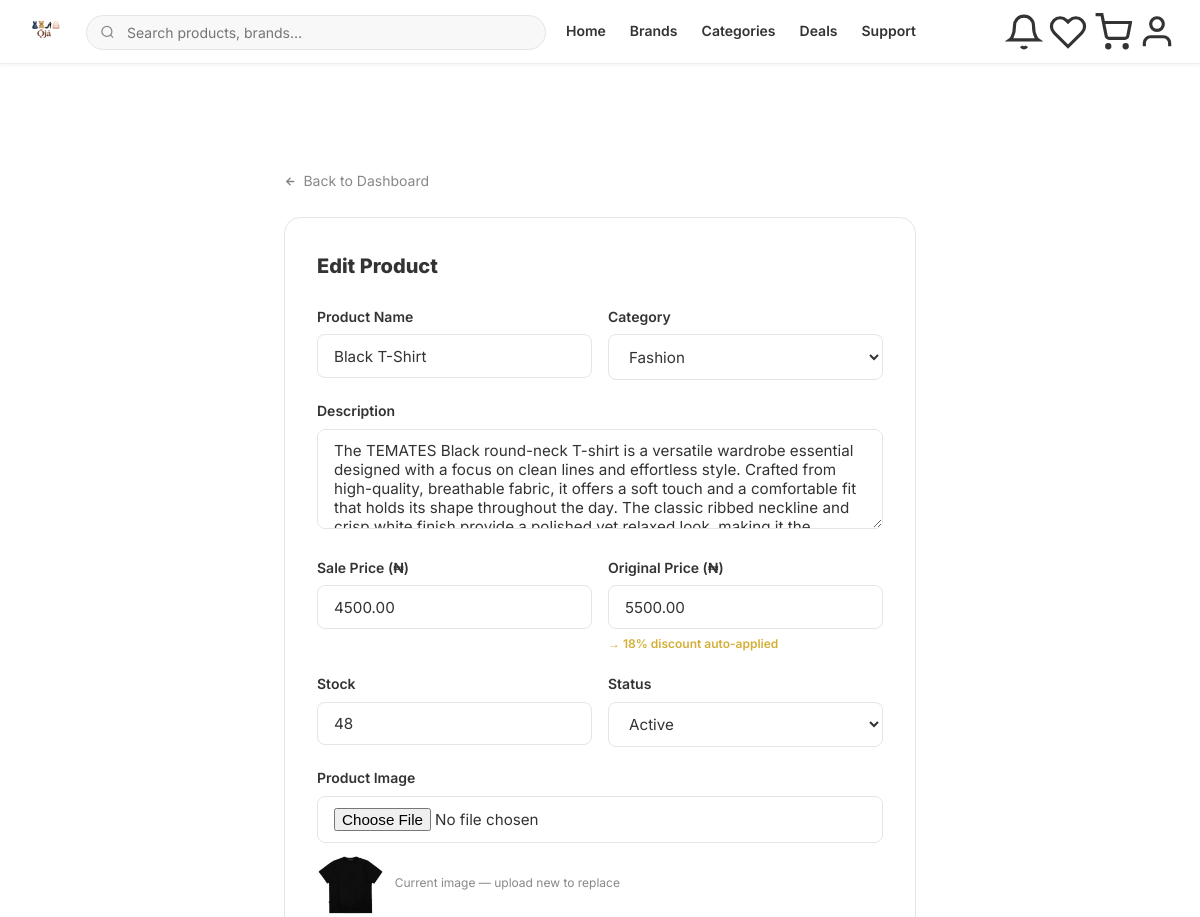
/product/4/edit/ (signed in, upper part), run on an earlier commit of the app's database.
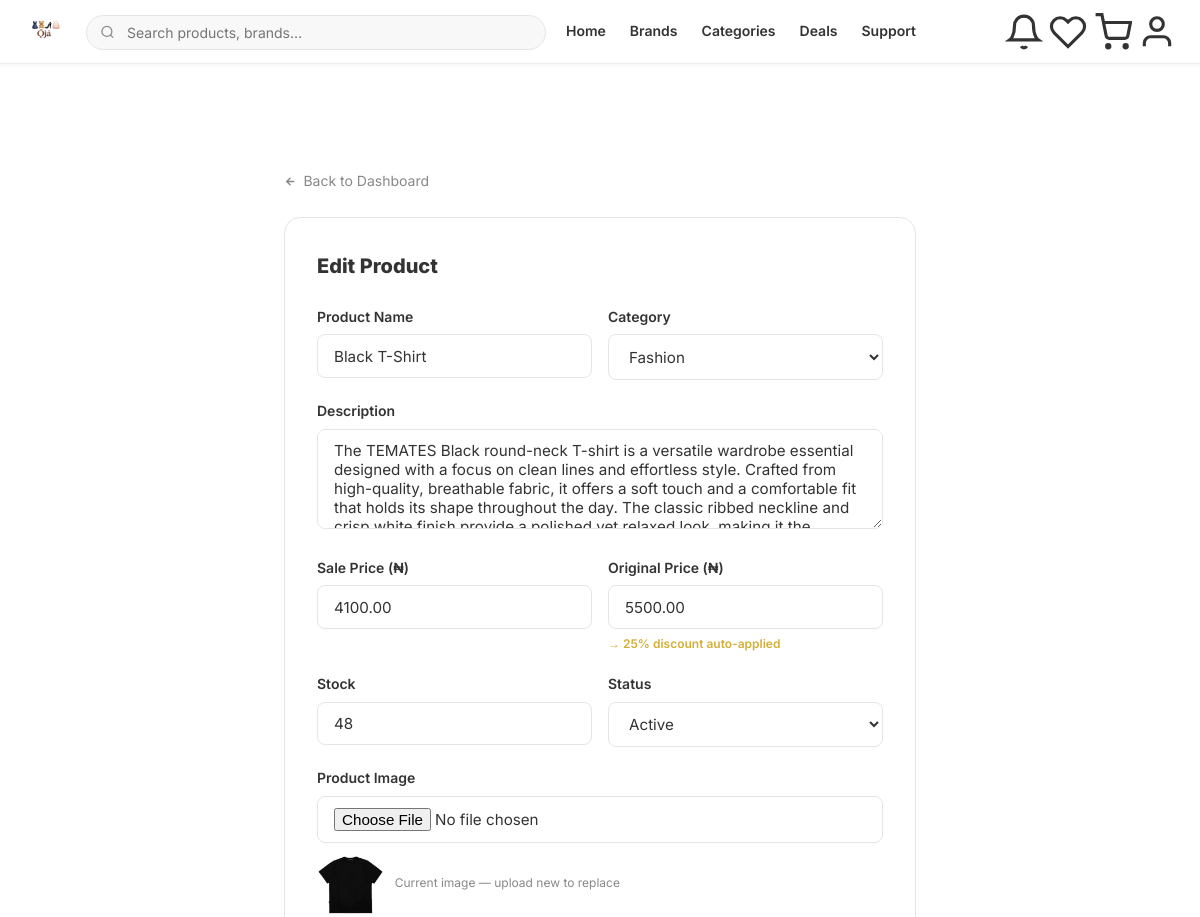
And on a later commit of the database.
### marketplace/models.py (models this page shows, shortened)
class Product(models.Model):
    STATUS_CHOICES = [
        ('active', 'Active'), ('inactive', 'Inactive'), ('draft', 'Draft'),
    ]
    brand = models.ForeignKey(Brand, on_delete=models.CASCADE, related_name='products')
    category = models.ForeignKey(Category, on_delete=models.SET_NULL, null=True, related_name='products')
    name = models.CharField(max_length=200)
    description = models.TextField(blank=True)
    price = models.DecimalField(max_digits=12, decimal_places=2)
    original_price = models.DecimalField(max_digits=12, decimal_places=2)
    image = models.ImageField(upload_to='products/', blank=True, null=True)
    stock = models.PositiveIntegerField(default=0)
    status = models.CharField(max_length=10, choices=STATUS_CHOICES, default='active')
    sales = models.PositiveIntegerField(default=0)
    is_promoted = models.BooleanField(default=False)
    discount = models.PositiveIntegerField(default=0)
    deal_ends_at = models.DateTimeField(blank=True, null=True)
    shipping_info = models.CharField(max_length=200, default='Campus delivery available')
    warranty = models.CharField(max_length=200, default='1-year warranty included')
    return_policy = models.CharField(max_length=200, default='30-day return policy')
    created_at = models.DateTimeField(auto_now_add=True)
    updated_at = models.DateTimeField(auto_now=True)

### marketplace/views.py (the view)
# urls.py: path('product/<int:product_id>/edit/', views.edit_product, name='edit_product'),
@login_required
def edit_product(request, product_id):
    product = get_object_or_404(Product, id=product_id, brand__seller=request.user)
    if request.method == 'POST':
        if request.POST.get('action') == 'delete':
            product.delete()
            messages.success(request, 'Product deleted.')
            return redirect('seller_profile')
        form = ProductForm(request.POST, request.FILES, instance=product)
        if form.is_valid():
            form.save()
            messages.success(request, 'Product updated.')
            return redirect('seller_profile')
    else:
        form = ProductForm(instance=product)
    return render(request, 'marketplace/product_edit.html', {'form': form, 'product': product})

### marketplace/context_processors.py (called while the page is built)
def cart_context(request):
    if request.user.is_authenticated:
        cart_count = CartItem.objects.filter(user=request.user).values_list(
            'quantity', flat=True
        )
        return {'cart_count': sum(cart_count)}
    return {'cart_count': 0}

def notification_context(request):
    if request.user.is_authenticated:
        unread_count = Notification.objects.filter(
            recipient=request.user,  # only personal notifications, not broadcasts
            is_read=False
        ).count()
        return {'unread_notifications': unread_count}
    return {'unread_notifications': 0}

### marketplace/models.py (called while the page is built)
    def __str__(self):
        return self.name

### marketplace/templates/marketplace/product_edit.html (shortened to what this page needs)
{% extends 'marketplace/base.html' %}
{% block content %}
<div style="padding-top:74px">
<div class="pe-wrap">
  <a href="{% url 'seller_profile' %}" class="pe-back">
    <svg width="13" height="13" viewBox="0 0 24 24" fill="none" stroke="currentColor" stroke-width="2.5"><path d="M19 12H5M12 5l-7 7 7 7"/></svg>
    Back to Dashboard
  </a>
  <div class="pe-card">
    <div class="pe-title">Edit Product</div>
    <form method="post" enctype="multipart/form-data" id="editForm">
      <div class="form-row">
        <div class="form-group"><label>Product Name</label>{{ form.name }}</div>
        <div class="form-group"><label>Category</label>{{ form.category }}</div>
      </div>
      <div class="form-group"><label>Description</label>{{ form.description }}</div>
      <div class="form-row">
        <div class="form-group">
          <label>Sale Price (₦)</label>{{ form.price }}
        </div>
        <div class="form-group">
          <label>Original Price (₦)</label>{{ form.original_price }}
          <div class="disc-preview" id="discPreview"></div>
        </div>
      </div>
      <div class="form-row">
        <div class="form-group"><label>Stock</label>{{ form.stock }}</div>
        <div class="form-group"><label>Status</label>{{ form.status }}</div>
      </div>
      <div class="form-group">
        <label>Product Image</label>{{ form.image }}
        {% if product.image %}
        <div style="margin-top:.5rem;display:flex;align-items:center;gap:.75rem">
          <img src="{{ product.image.url }}" style="height:64px;border-radius:8px;object-fit:cover">
          <span style="font-size:.75rem;color:var(--text-muted)">Current image — upload new to replace</span>
        </div>
        {% endif %}
      </div>
    </form>
  </div>
</div>
</div>
{% endblock %}

What changed in the data, as far as the page shows it:
changed Product "Black T-Shirt": price "4500.00" → "4100.00"
Also different on the page:
text written by a page script: "→ 18% discount auto-applied" → "→ 25% discount auto-applied"
